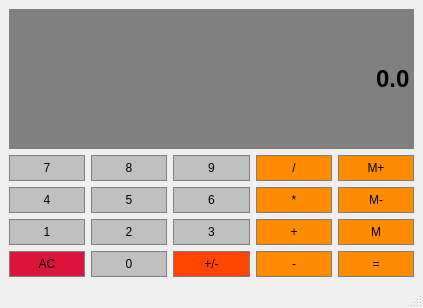
<?xml version="1.0" encoding="UTF-8"?>
<ui version="4.0">
 <class>MainWindow</class>
 <widget class="QMainWindow" name="MainWindow">
  <property name="geometry">
   <rect>
    <x>0</x>
    <y>0</y>
    <width>423</width>
    <height>308</height>
   </rect>
  </property>
  <property name="windowTitle">
   <string>MainWindow</string>
  </property>
  <widget class="QWidget" name="centralwidget">
   <layout class="QGridLayout" name="gridLayout">
    <item row="2" column="2">
     <widget class="QPushButton" name="Button6">
      <property name="sizePolicy">
       <sizepolicy hsizetype="Preferred" vsizetype="Preferred">
        <horstretch>0</horstretch>
        <verstretch>0</verstretch>
       </sizepolicy>
      </property>
      <property name="styleSheet">
       <string notr="true">QPushButton{
	background-color: #C0C0C0;
	border: 1px solid gray;
	padding: 5px;
	color: black;
}
QPushButton:pressed{
	background-color: #A9A9A9;
	border: 1px solid gray;
	padding: 5px;
}</string>
      </property>
      <property name="text">
       <string>6</string>
      </property>
      <property name="shortcut">
       <string>6</string>
      </property>
     </widget>
    </item>
    <item row="1" column="0">
     <widget class="QPushButton" name="Button7">
      <property name="sizePolicy">
       <sizepolicy hsizetype="Preferred" vsizetype="Preferred">
        <horstretch>0</horstretch>
        <verstretch>0</verstretch>
       </sizepolicy>
      </property>
      <property name="styleSheet">
       <string notr="true">QPushButton{
	background-color: #C0C0C0;
	border: 1px solid gray;
	padding: 5px;
	color: black;
}
QPushButton:pressed{
	background-color: #A9A9A9;
	border: 1px solid gray;
	padding: 5px;
}</string>
      </property>
      <property name="text">
       <string>7</string>
      </property>
      <property name="shortcut">
       <string>7</string>
      </property>
     </widget>
    </item>
    <item row="2" column="1">
     <widget class="QPushButton" name="Button5">
      <property name="sizePolicy">
       <sizepolicy hsizetype="Preferred" vsizetype="Preferred">
        <horstretch>0</horstretch>
        <verstretch>0</verstretch>
       </sizepolicy>
      </property>
      <property name="styleSheet">
       <string notr="true">QPushButton{
	background-color: #C0C0C0;
	border: 1px solid gray;
	padding: 5px;
	color: black;
}
QPushButton:pressed{
	background-color: #A9A9A9;
	border: 1px solid gray;
	padding: 5px;
}</string>
      </property>
      <property name="text">
       <string>5</string>
      </property>
      <property name="shortcut">
       <string>5</string>
      </property>
     </widget>
    </item>
    <item row="2" column="0">
     <widget class="QPushButton" name="Button4">
      <property name="sizePolicy">
       <sizepolicy hsizetype="Preferred" vsizetype="Preferred">
        <horstretch>0</horstretch>
        <verstretch>0</verstretch>
       </sizepolicy>
      </property>
      <property name="styleSheet">
       <string notr="true">QPushButton{
	background-color: #C0C0C0;
	border: 1px solid gray;
	padding: 5px;
	color: black;
}
QPushButton:pressed{
	background-color: #A9A9A9;
	border: 1px solid gray;
	padding: 5px;
}</string>
      </property>
      <property name="text">
       <string>4</string>
      </property>
      <property name="shortcut">
       <string>4</string>
      </property>
     </widget>
    </item>
    <item row="1" column="4">
     <widget class="QPushButton" name="ButtonMemAdd">
      <property name="sizePolicy">
       <sizepolicy hsizetype="Preferred" vsizetype="Preferred">
        <horstretch>0</horstretch>
        <verstretch>0</verstretch>
       </sizepolicy>
      </property>
      <property name="styleSheet">
       <string notr="true">QPushButton{
	background-color: #FF8C00;
	border: 1px solid gray;
	padding: 5px;
	color: black;
}
QPushButton:pressed{
	background-color: #A9A9A9;
	border: 1px solid gray;
	padding: 5px;
}</string>
      </property>
      <property name="text">
       <string>M+</string>
      </property>
     </widget>
    </item>
    <item row="7" column="0">
     <widget class="QPushButton" name="ButtonClear">
      <property name="sizePolicy">
       <sizepolicy hsizetype="Preferred" vsizetype="Preferred">
        <horstretch>0</horstretch>
        <verstretch>0</verstretch>
       </sizepolicy>
      </property>
      <property name="styleSheet">
       <string notr="true">QPushButton{
	background-color: #DC143C;
	border: 1px solid gray;
	padding: 5px;
	color: black;
}
QPushButton:pressed{
	background-color: #A9A9A9;
	border: 1px solid gray;
	padding: 5px;
}</string>
      </property>
      <property name="text">
       <string>AC</string>
      </property>
     </widget>
    </item>
    <item row="1" column="2">
     <widget class="QPushButton" name="Button9">
      <property name="sizePolicy">
       <sizepolicy hsizetype="Preferred" vsizetype="Preferred">
        <horstretch>0</horstretch>
        <verstretch>0</verstretch>
       </sizepolicy>
      </property>
      <property name="styleSheet">
       <string notr="true">QPushButton{
	background-color: #C0C0C0;
	border: 1px solid gray;
	padding: 5px;
	color: black;
}
QPushButton:pressed{
	background-color: #A9A9A9;
	border: 1px solid gray;
	padding: 5px;
}</string>
      </property>
      <property name="text">
       <string>9</string>
      </property>
      <property name="shortcut">
       <string>9</string>
      </property>
     </widget>
    </item>
    <item row="5" column="2">
     <widget class="QPushButton" name="Button3">
      <property name="sizePolicy">
       <sizepolicy hsizetype="Preferred" vsizetype="Preferred">
        <horstretch>0</horstretch>
        <verstretch>0</verstretch>
       </sizepolicy>
      </property>
      <property name="styleSheet">
       <string notr="true">QPushButton{
	background-color: #C0C0C0;
	border: 1px solid gray;
	padding: 5px;
	color: black;
}
QPushButton:pressed{
	background-color: #A9A9A9;
	border: 1px solid gray;
	padding: 5px;
}</string>
      </property>
      <property name="text">
       <string>3</string>
      </property>
      <property name="shortcut">
       <string>3</string>
      </property>
     </widget>
    </item>
    <item row="5" column="3">
     <widget class="QPushButton" name="ButtonAdd">
      <property name="sizePolicy">
       <sizepolicy hsizetype="Preferred" vsizetype="Preferred">
        <horstretch>0</horstretch>
        <verstretch>0</verstretch>
       </sizepolicy>
      </property>
      <property name="styleSheet">
       <string notr="true">QPushButton{
	background-color: #FF8C00;
	border: 1px solid gray;
	padding: 5px;
	color: black;
}
QPushButton:pressed{
	background-color: #A9A9A9;
	border: 1px solid gray;
	padding: 5px;
}</string>
      </property>
      <property name="text">
       <string>+</string>
      </property>
      <property name="shortcut">
       <string>+</string>
      </property>
     </widget>
    </item>
    <item row="5" column="1">
     <widget class="QPushButton" name="Button2">
      <property name="sizePolicy">
       <sizepolicy hsizetype="Preferred" vsizetype="Preferred">
        <horstretch>0</horstretch>
        <verstretch>0</verstretch>
       </sizepolicy>
      </property>
      <property name="styleSheet">
       <string notr="true">QPushButton{
	background-color: #C0C0C0;
	border: 1px solid gray;
	padding: 5px;
	color: black;
}
QPushButton:pressed{
	background-color: #A9A9A9;
	border: 1px solid gray;
	padding: 5px;
}</string>
      </property>
      <property name="text">
       <string>2</string>
      </property>
      <property name="shortcut">
       <string>2</string>
      </property>
     </widget>
    </item>
    <item row="7" column="1">
     <widget class="QPushButton" name="Button0">
      <property name="sizePolicy">
       <sizepolicy hsizetype="Preferred" vsizetype="Preferred">
        <horstretch>0</horstretch>
        <verstretch>0</verstretch>
       </sizepolicy>
      </property>
      <property name="styleSheet">
       <string notr="true">QPushButton{
	background-color: #C0C0C0;
	border: 1px solid gray;
	padding: 5px;
	color: black;
}
QPushButton:pressed{
	background-color: #A9A9A9;
	border: 1px solid gray;
	padding: 5px;
}</string>
      </property>
      <property name="text">
       <string>0</string>
      </property>
      <property name="shortcut">
       <string>0</string>
      </property>
     </widget>
    </item>
    <item row="1" column="1">
     <widget class="QPushButton" name="Button8">
      <property name="sizePolicy">
       <sizepolicy hsizetype="Preferred" vsizetype="Preferred">
        <horstretch>0</horstretch>
        <verstretch>0</verstretch>
       </sizepolicy>
      </property>
      <property name="styleSheet">
       <string notr="true">QPushButton{
	background-color: #C0C0C0;
	border: 1px solid gray;
	padding: 5px;
	color: black;
}
QPushButton:pressed{
	background-color: #A9A9A9;
	border: 1px solid gray;
	padding: 5px;
}</string>
      </property>
      <property name="text">
       <string>8</string>
      </property>
      <property name="shortcut">
       <string>8</string>
      </property>
     </widget>
    </item>
    <item row="2" column="3">
     <widget class="QPushButton" name="ButtonMultiply">
      <property name="sizePolicy">
       <sizepolicy hsizetype="Preferred" vsizetype="Preferred">
        <horstretch>0</horstretch>
        <verstretch>0</verstretch>
       </sizepolicy>
      </property>
      <property name="styleSheet">
       <string notr="true">QPushButton{
	background-color: #FF8C00;
	border: 1px solid gray;
	padding: 5px;
	color: black;
}
QPushButton:pressed{
	background-color: #A9A9A9;
	border: 1px solid gray;
	padding: 5px;
}</string>
      </property>
      <property name="text">
       <string>*</string>
      </property>
      <property name="shortcut">
       <string>*</string>
      </property>
     </widget>
    </item>
    <item row="2" column="4">
     <widget class="QPushButton" name="ButtonMemClear">
      <property name="sizePolicy">
       <sizepolicy hsizetype="Preferred" vsizetype="Preferred">
        <horstretch>0</horstretch>
        <verstretch>0</verstretch>
       </sizepolicy>
      </property>
      <property name="styleSheet">
       <string notr="true">QPushButton{
	background-color: #FF8C00;
	border: 1px solid gray;
	padding: 5px;
	color: black;
}
QPushButton:pressed{
	background-color: #A9A9A9;
	border: 1px solid gray;
	padding: 5px;
}</string>
      </property>
      <property name="text">
       <string>M-</string>
      </property>
     </widget>
    </item>
    <item row="7" column="4">
     <widget class="QPushButton" name="ButtonEquals">
      <property name="sizePolicy">
       <sizepolicy hsizetype="Preferred" vsizetype="Preferred">
        <horstretch>0</horstretch>
        <verstretch>0</verstretch>
       </sizepolicy>
      </property>
      <property name="styleSheet">
       <string notr="true">QPushButton{
	background-color: #FF8C00;
	border: 1px solid gray;
	padding: 5px;
	color: black;
}
QPushButton:pressed{
	background-color: #A9A9A9;
	border: 1px solid gray;
	padding: 5px;
}</string>
      </property>
      <property name="text">
       <string>=</string>
      </property>
      <property name="shortcut">
       <string>=</string>
      </property>
     </widget>
    </item>
    <item row="5" column="4">
     <widget class="QPushButton" name="ButtonMemGet">
      <property name="sizePolicy">
       <sizepolicy hsizetype="Preferred" vsizetype="Preferred">
        <horstretch>0</horstretch>
        <verstretch>0</verstretch>
       </sizepolicy>
      </property>
      <property name="styleSheet">
       <string notr="true">QPushButton{
	background-color: #FF8C00;
	border: 1px solid gray;
	padding: 5px;
	color: black;
}
QPushButton:pressed{
	background-color: #A9A9A9;
	border: 1px solid gray;
	padding: 5px;
}</string>
      </property>
      <property name="text">
       <string>M</string>
      </property>
     </widget>
    </item>
    <item row="7" column="3">
     <widget class="QPushButton" name="ButtonSubstract">
      <property name="sizePolicy">
       <sizepolicy hsizetype="Preferred" vsizetype="Preferred">
        <horstretch>0</horstretch>
        <verstretch>0</verstretch>
       </sizepolicy>
      </property>
      <property name="styleSheet">
       <string notr="true">QPushButton{
	background-color: #FF8C00;
	border: 1px solid gray;
	padding: 5px;
	color: black;
}
QPushButton:pressed{
	background-color: #A9A9A9;
	border: 1px solid gray;
	padding: 5px;
}</string>
      </property>
      <property name="text">
       <string>-</string>
      </property>
      <property name="shortcut">
       <string>-</string>
      </property>
     </widget>
    </item>
    <item row="1" column="3">
     <widget class="QPushButton" name="ButtonDivide">
      <property name="sizePolicy">
       <sizepolicy hsizetype="Preferred" vsizetype="Preferred">
        <horstretch>0</horstretch>
        <verstretch>0</verstretch>
       </sizepolicy>
      </property>
      <property name="styleSheet">
       <string notr="true">QPushButton{
	background-color: #FF8C00;
	border: 1px solid gray;
	padding: 5px;
	color: black;
}
QPushButton:pressed{
	background-color: #A9A9A9;
	border: 1px solid gray;
	padding: 5px;
}</string>
      </property>
      <property name="text">
       <string>/</string>
      </property>
      <property name="shortcut">
       <string>/</string>
      </property>
     </widget>
    </item>
    <item row="7" column="2">
     <widget class="QPushButton" name="ButtonSign">
      <property name="sizePolicy">
       <sizepolicy hsizetype="Preferred" vsizetype="Preferred">
        <horstretch>0</horstretch>
        <verstretch>0</verstretch>
       </sizepolicy>
      </property>
      <property name="styleSheet">
       <string notr="true">QPushButton{
	background-color: #FF4500;
	border: 1px solid gray;
	padding: 5px;
	color: black;
}
QPushButton:pressed{
	background-color: #A9A9A9;
	border: 1px solid gray;
	padding: 5px;
}</string>
      </property>
      <property name="text">
       <string>+/-</string>
      </property>
     </widget>
    </item>
    <item row="0" column="0" colspan="5">
     <widget class="QLineEdit" name="Display">
      <property name="sizePolicy">
       <sizepolicy hsizetype="Preferred" vsizetype="Expanding">
        <horstretch>0</horstretch>
        <verstretch>0</verstretch>
       </sizepolicy>
      </property>
      <property name="font">
       <font>
        <family>Arial</family>
        <pointsize>18</pointsize>
        <weight>75</weight>
        <bold>true</bold>
       </font>
      </property>
      <property name="styleSheet">
       <string>QLineEdit {
	background-color: gray;
	border: 1px solid gray;
	padding: #FFF;
}</string>
      </property>
      <property name="text">
       <string>0.0</string>
      </property>
      <property name="alignment">
       <set>Qt::AlignRight|Qt::AlignTrailing|Qt::AlignVCenter</set>
      </property>
     </widget>
    </item>
    <item row="5" column="0">
     <widget class="QPushButton" name="Button1">
      <property name="sizePolicy">
       <sizepolicy hsizetype="Preferred" vsizetype="Preferred">
        <horstretch>0</horstretch>
        <verstretch>0</verstretch>
       </sizepolicy>
      </property>
      <property name="styleSheet">
       <string notr="true">QPushButton{
	background-color: #C0C0C0;
	border: 1px solid gray;
	padding: 5px;
	color: black;
}
QPushButton:pressed{
	background-color: #A9A9A9;
	border: 1px solid gray;
	padding: 5px;
}</string>
      </property>
      <property name="text">
       <string>1</string>
      </property>
      <property name="shortcut">
       <string>1</string>
      </property>
     </widget>
    </item>
   </layout>
  </widget>
  <widget class="QMenuBar" name="menubar">
   <property name="geometry">
    <rect>
     <x>0</x>
     <y>0</y>
     <width>423</width>
     <height>25</height>
    </rect>
   </property>
  </widget>
  <widget class="QStatusBar" name="statusbar"/>
 </widget>
 <resources/>
 <connections/>
</ui>
